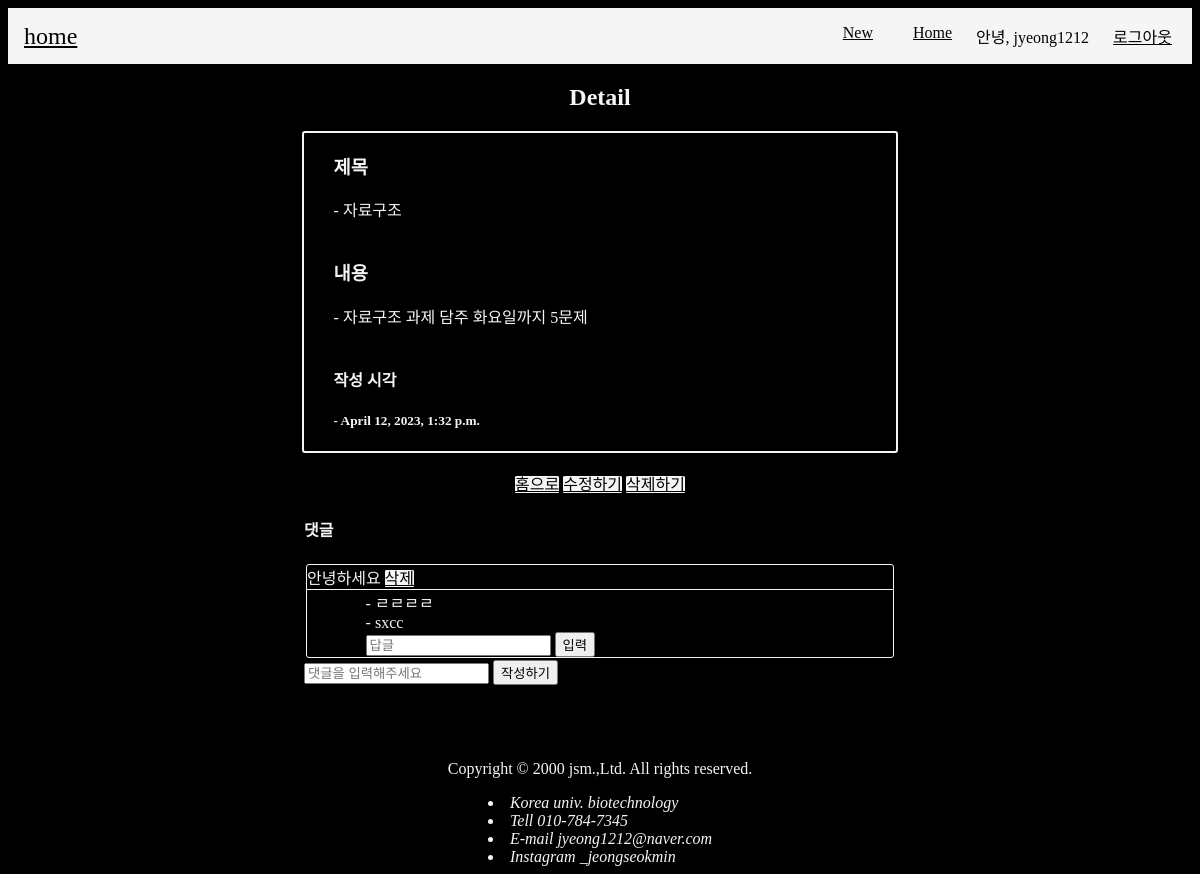
Page /detail/7 (signed in) on the earlier database version.
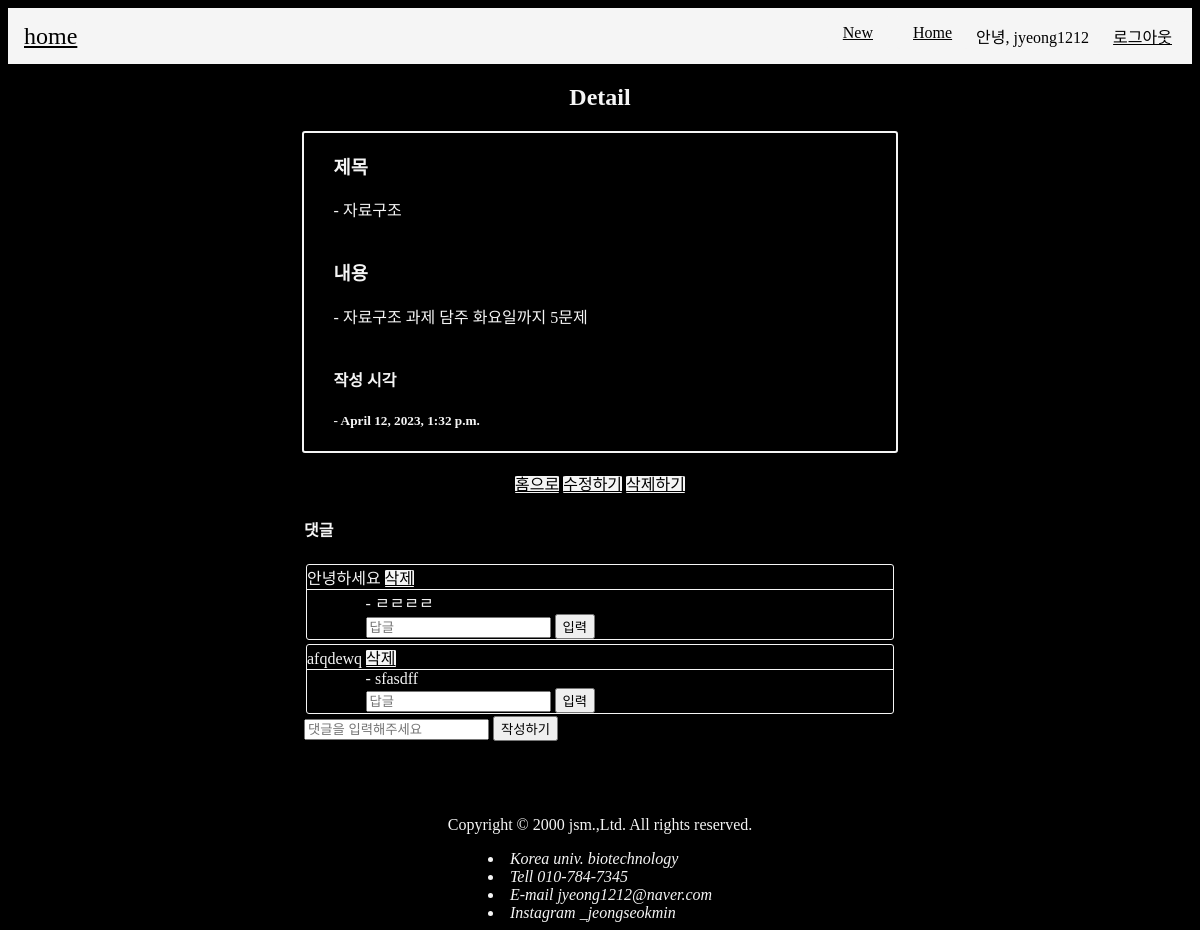
Same page on the later database version.
### JSM_app/models.py (models this page shows, shortened)
class Comment(models.Model):
    article = models.ForeignKey(Article, on_delete=models.CASCADE, related_name='comments')
    content = models.TextField()
    author = models.ForeignKey(User, on_delete=models.CASCADE, related_name='comments')

class ReComment(models.Model):
    comment = models.ForeignKey(Comment, on_delete=models.CASCADE, related_name='recomments')
    body = models.TextField()

### JSM_app/views.py (the view, shortened to what this page needs)
# urls.py: path('detail/<int:article_id>', views.detail, name='detail'),
@login_required(login_url="/registration/login/")
def detail(request, article_id):
    article = Article.objects.get(pk = article_id)
    return render(request, 'detail.html', {'article': article})

### JSM_app/templates/detail.html (shortened to what this page needs)
{% extends 'base.html' %}
{% block css %}
{% load static %}
<link rel="stylesheet" type="text/css" href="{% static 'detail.css' %}?v=1" />
{% endblock %}
{% block title %}
<h2>Detail</h2>
{% endblock %}
{% block content %}
<div class="box">
  <div class="detail">
    <h3>제목</h3>
    <div> - {{ article.title }}</div>
  </div><br>
  <div class="detail">
    <h3>내용</h3>
    <div> - {{ article.content }}</div>
  </div><br>
  <div class="detail">
    <h4>작성 시각</h4>
    <div><h5> - {{ article.time_post }}</h5></div>
  </div>
</div><br>
<div>
  <a href="{% url 'home' %}">홈으로</a>
  {% if user.is_authenticated and user.pk == article.author.pk %}
  <a href="{% url 'update' article.pk %}">수정하기</a>
  <a href="{% url 'delete' article.pk %}">삭제하기</a>
  {% endif %}
</div>
<div class="commentbox">
  <h4>댓글</h4>
  {% for comment in article.comments.all %}
  <div class="box-one">
    <div class="comment">
      {{comment.content}}{% if user.is_authenticated and user.pk == comment.author.pk %}
      <a href="{% url 'delete-comment' article.id comment.id %}">삭제</a>
      {% endif %}
    </div>
    <div class="recommentbox">
      {% for recomment in comment.recomments.all %}
      <div class="recomment">
        - {{recomment.body}}
      </div>
      {% endfor %}
      <form action="{% url 'recomment' article.id comment.id %}" method="POST">
        <input type="text" name="content" placeholder="답글" />
        <button type="submit">입력</button>
      </form>
    </div>
  </div>
  {% endfor %}
  <form method="POST">
    <input type="text" name="content" placeholder="댓글을 입력해주세요" />
    <button type="submit">작성하기</button>
  </form>
</div>
{% endblock %}

Differences in the rows shown:
removed ReComment: body "sxcc", shown under Comment "안녕하세요"
added Comment: content "afqdewq", shows "삭제"
added ReComment: body "sfasdff", shown under "afqdewq"
